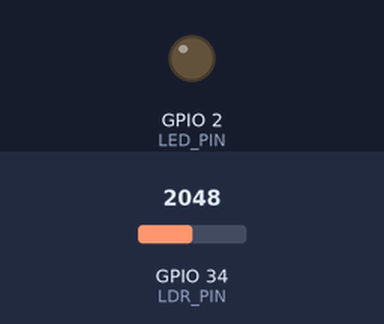
Bench run of a sketch on a simulated ESP32. Shown: output pins drawn as LEDs (lit = HIGH). The inputs (shaded band) are chosen by the test bench; at power-on: GPIO 34 (LDR_PIN) = 2048. WiFi joins after 1.5 s; servers stay silent unless stated; uploads are accepted with an empty reply; what the sketch prints to the serial monitor is not drawn.

Above: at 2.7 s.
2.8 s: GPIO 34 (LDR_PIN) set to 1939
At 5.8 s:
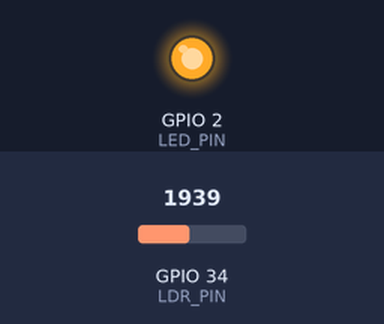
6.1 s: GPIO 34 (LDR_PIN) set to 2040
At 7.9 s:
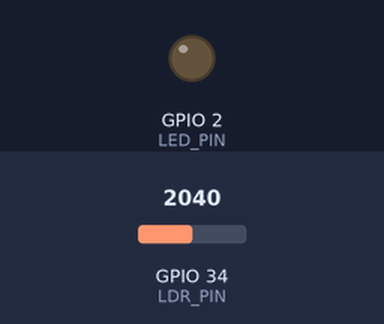
9.4 s: GPIO 34 (LDR_PIN) set to 1960
At 9.8 s:
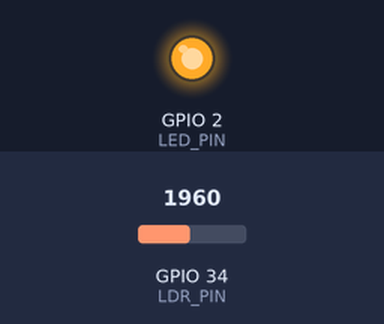
Timing chart, 0 to 12.4 s (numbered marks = the images above; inputs shaded):
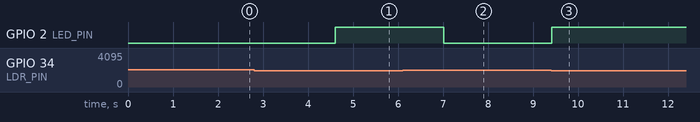

Measured:
- the behaviour switches between 2001 and 2000 on GPIO 34 (LDR_PIN) (found by bisection; images 0 and 1)
- after the input at 2.8 s, GPIO 2 (LED_PIN): LOW → HIGH after 1.8 s
- after the input at 6.1 s, GPIO 2 (LED_PIN): HIGH → LOW after 0.91 s
- after the input at 9.4 s, GPIO 2 (LED_PIN): LOW → HIGH at once

The sketch:

smart_light.ino
```cpp
#include <ArduinoJson.h>
#include <HTTPClient.h>
#include <WiFi.h>

// --------------------------------------------------------------------------
// CONFIGURATION
// --------------------------------------------------------------------------
const char *ssid = "mosu";
const char *password = "buka24jam";
const char *serverUrl =
    "http://192.168.76.196:3000/api/device"; // Change IP to your laptop's IP

// PINS
const int LDR_PIN = 34;   // Analog input pin for LDR
const int LED_PIN = 2;    // Internal LED (or connected relay)
const int BUTTON_PIN = 0; // Optional: Boot button for manual toggle

// VARIABLES
int threshold = 2000;
bool manualMode = false;
bool manualLampStatus = false;
bool currentLampStatus = false;
unsigned long lastTime = 0;
unsigned long timerDelay = 2000; // Send data every 2 seconds

void setup() {
  Serial.begin(115200);

  pinMode(LED_PIN, OUTPUT);
  pinMode(LDR_PIN, INPUT);

  // Connect to WiFi
  WiFi.begin(ssid, password);
  Serial.println("Connecting to WiFi");
  while (WiFi.status() != WL_CONNECTED) {
    delay(500);
    Serial.print(".");
  }
  Serial.println("");
  Serial.print("Connected to WiFi network with IP Address: ");
  Serial.println(WiFi.localIP());
}

void loop() {
  // Send an HTTP POST request every timerDelay
  if ((millis() - lastTime) > timerDelay) {
    // Check WiFi connection status
    if (WiFi.status() == WL_CONNECTED) {

      // 1. GET CONFIGURATION
      fetchConfig();

      // 2. READ SENSOR
      int lightValue = analogRead(LDR_PIN);
      // Invert if necessary (depends on LDR circuit), usually higher = brighter
      // or darker Assuming 0-4095. Let's assume higher = brighter. Adjust logic
      // based on your hardware. Example: If < threshold (dark) -> Turn ON

      // 3. DETERMINE ACTUATOR STATE
      if (!manualMode) {
        // AUTOMATIC LOGIC
        if (lightValue > threshold) {
          currentLampStatus = true; // Dark -> Light ON
        } else {
          currentLampStatus = false; // Bright -> Light OFF
        }
        Serial.printf("[AUTO] Light: %d > Threshold: %d -> Lamp: %s\n",
                      lightValue, threshold, currentLampStatus ? "ON" : "OFF");
      } else {
        // MANUAL MODE
        currentLampStatus = manualLampStatus;
        Serial.printf("[MANUAL] Force Lamp: %s\n",
                      currentLampStatus ? "ON" : "OFF");
      }

      // Hardware Actuation (Note: ESP32 built-in LED is active-LOW)
      // LOW = LED ON, HIGH = LED OFF
      digitalWrite(LED_PIN, currentLampStatus ? LOW : HIGH);

      // 4. SEND LOGS TO BACKEND
      postSensorData(lightValue, currentLampStatus);

    } else {
      Serial.println("WiFi Disconnected");
    }
    lastTime = millis();
  }
}

void fetchConfig() {
  HTTPClient http;
  String url = String(serverUrl) + "/config";
  http.begin(url.c_str());

  int httpResponseCode = http.GET();

  if (httpResponseCode > 0) {
    String payload = http.getString();
    // Serial.println(payload); // Debug

    // Parse JSON
    // Response: {"meta":{...}, "data":{"threshold":2000,"manualMode":false}}
    DynamicJsonDocument doc(1024);
    DeserializationError error = deserializeJson(doc, payload);

    if (!error) {
      if (doc["data"]["threshold"]) {
        threshold = doc["data"]["threshold"].as<int>();
      }
      if (doc["data"].containsKey("manualMode")) {
        manualMode = doc["data"]["manualMode"].as<bool>();
      }
      if (doc["data"].containsKey("lampStatus")) {
        manualLampStatus = doc["data"]["lampStatus"].as<bool>();
      }
      Serial.printf("Config -> Threshold: %d, Manual: %s, ManualLamp: %s\n",
                    threshold, manualMode ? "TRUE" : "FALSE",
                    manualLampStatus ? "ON" : "OFF");
    } else {
      Serial.print("deserializeJson() failed: ");
      Serial.println(error.c_str());
    }
  } else {
    Serial.print("Error fetching config. HTTP Response code: ");
    Serial.println(httpResponseCode);
  }

  http.end();
}

void postSensorData(int lightValue, bool lampStatus) {
  HTTPClient http;
  String url = String(serverUrl) + "/log";
  http.begin(url.c_str());
  http.addHeader("Content-Type", "application/json");

  // JSON Body: {"lightValue": 123, "lampStatus": true}
  String jsonBody = "{\"lightValue\":" + String(lightValue) +
                    ",\"lampStatus\":" + (lampStatus ? "true" : "false") + "}";

  int httpResponseCode = http.POST(jsonBody);

  if (httpResponseCode > 0) {
    String response = http.getString();
    Serial.println("Data Posted. Response: " +
                   String(httpResponseCode)); // + " " + response);
  } else {
    Serial.print("Error sending POST: ");
    Serial.println(httpResponseCode);
  }

  http.end();
}
```
